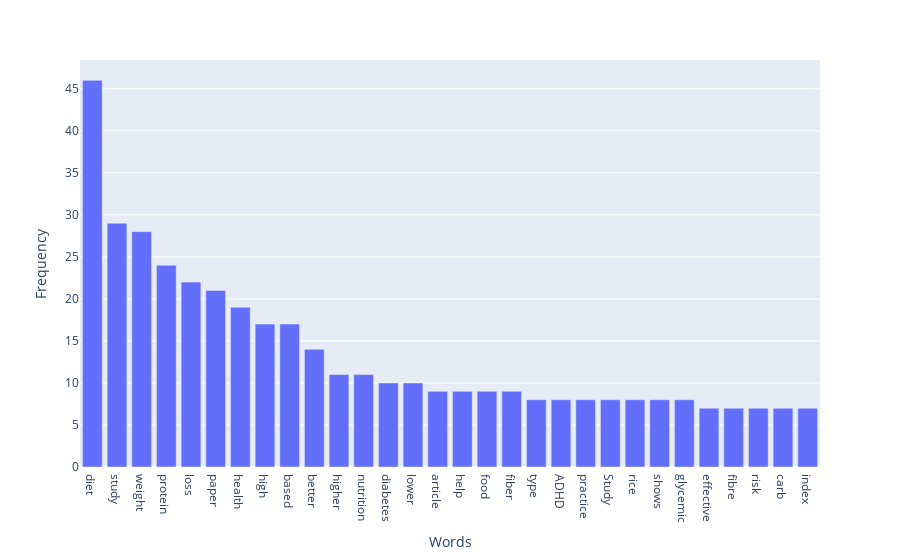

The code cell stored with this chart in its notebook:
### Code cell
#train

positive_text = df_train["Text"][df_train["Label"]==1].apply(lambda x : x.split())
negative_text = df_train["Text"][df_train["Label"]=="negative"].apply(lambda x: x.split())
neutral_text = df_train["Text"][df_train["Label"]=="neutral"].apply(lambda x:x.split())


# Merge all the lists into one common list
positive_text = sum(positive_text, [])
negative_text = sum(negative_text, [])
neutral_text = sum(neutral_text, [])

# Plot the most common words in positive sentiment
freq_pos = nltk.FreqDist(positive_text)
pos_df = pd.DataFrame({
    "words":list(freq_pos.keys()),
    "Count":list(freq_pos.values())
})
common_pos = pos_df.nlargest(columns="Count", n=30)
fig = px.bar(common_pos, x="words", y="Count", labels={"words": "Words", "Count":"Frequency"})
fig.show();

### Figure 1 — Plotly figure (JSON) as saved in the notebook; plotly's stock layout.template omitted (floating-point values rounded to 4 significant figures)
{"data": [{"alignmentgroup": "True", "hovertemplate": "Words=%{x}<br>Frequency=%{y}<extra></extra>", "legendgroup": "", "marker": {"color": "#636efa", "pattern": {"shape": ""}}, "name": "", "offsetgroup": "", "orientation": "v", "showlegend": false, "textposition": "auto", "type": "bar", "x": ["diet", "study", "weight", "protein", "loss", "paper", "health", "high", "based", "better", "higher", "nutrition", "diabetes", "lower", "article", "help", "food", "fiber", "type", "ADHD", "practice", "Study", "rice", "shows", "glycemic", "effective", "fibre", "risk", "carb", "index"], "xaxis": "x", "y": [46, 29, 28, 24, 22, 21, 19, 17, 17, 14, 11, 11, 10, 10, 9, 9, 9, 9, 8, 8, 8, 8, 8, 8, 8, 7, 7, 7, 7, 7], "yaxis": "y"}], "layout": {"barmode": "relative", "legend": {"tracegroupgap": 0}, "margin": {"t": 60}, "xaxis": {"anchor": "y", "domain": [0, 1], "title": {"text": "Words"}}, "yaxis": {"anchor": "x", "domain": [0, 1], "title": {"text": "Frequency"}}}}
